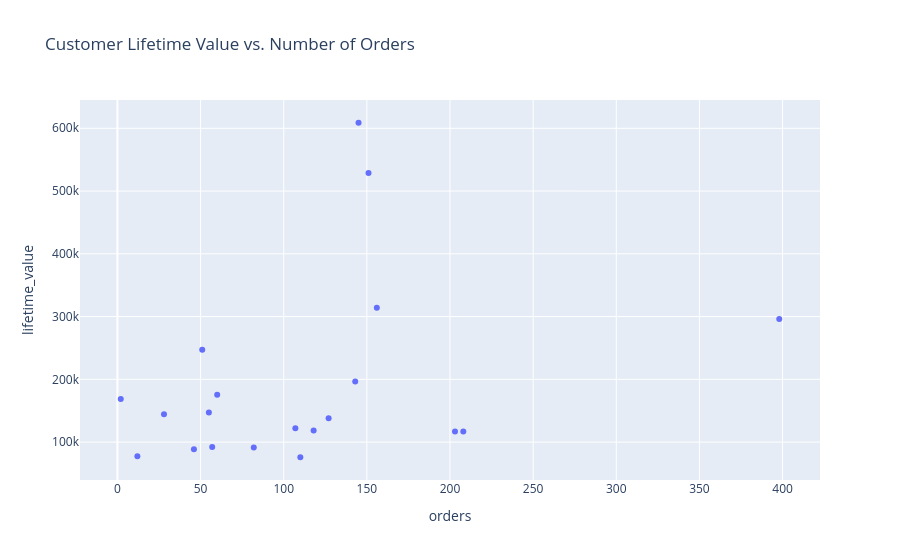

Here is the notebook cell this chart was saved with:
### Code cell
fig = px.scatter(customer_lifetime_value, x="orders", y="lifetime_value", title="Customer Lifetime Value vs. Number of Orders")
fig.show()

### Figure 1 — Plotly figure (JSON) as saved in the notebook; plotly's stock layout.template omitted (floating-point values rounded to 4 significant figures)
{"data": [{"hovertemplate": "orders=%{x}<br>lifetime_value=%{y}<extra></extra>", "legendgroup": "", "marker": {"color": "#636efa", "symbol": "circle"}, "mode": "markers", "name": "", "orientation": "v", "showlegend": false, "type": "scatter", "x": [145, 151, 156, 398, 51, 143, 60, 2, 55, 28, 127, 107, 118, 208, 203, 57, 82, 46, 12, 110], "xaxis": "x", "y": [608800.0, 528600.0, 313900.0, 296000.0, 247000.0, 196500.0, 175600.0, 168500.0, 147100.0, 144500.0, 137800.0, 122200.0, 118600.0, 116800.0, 116700.0, 92350.0, 91190.0, 88700.0, 77560.0, 75840.0], "yaxis": "y"}], "layout": {"legend": {"tracegroupgap": 0}, "title": {"text": "Customer Lifetime Value vs. Number of Orders"}, "xaxis": {"anchor": "y", "domain": [0, 1], "title": {"text": "orders"}}, "yaxis": {"anchor": "x", "domain": [0, 1], "title": {"text": "lifetime_value"}}}}
